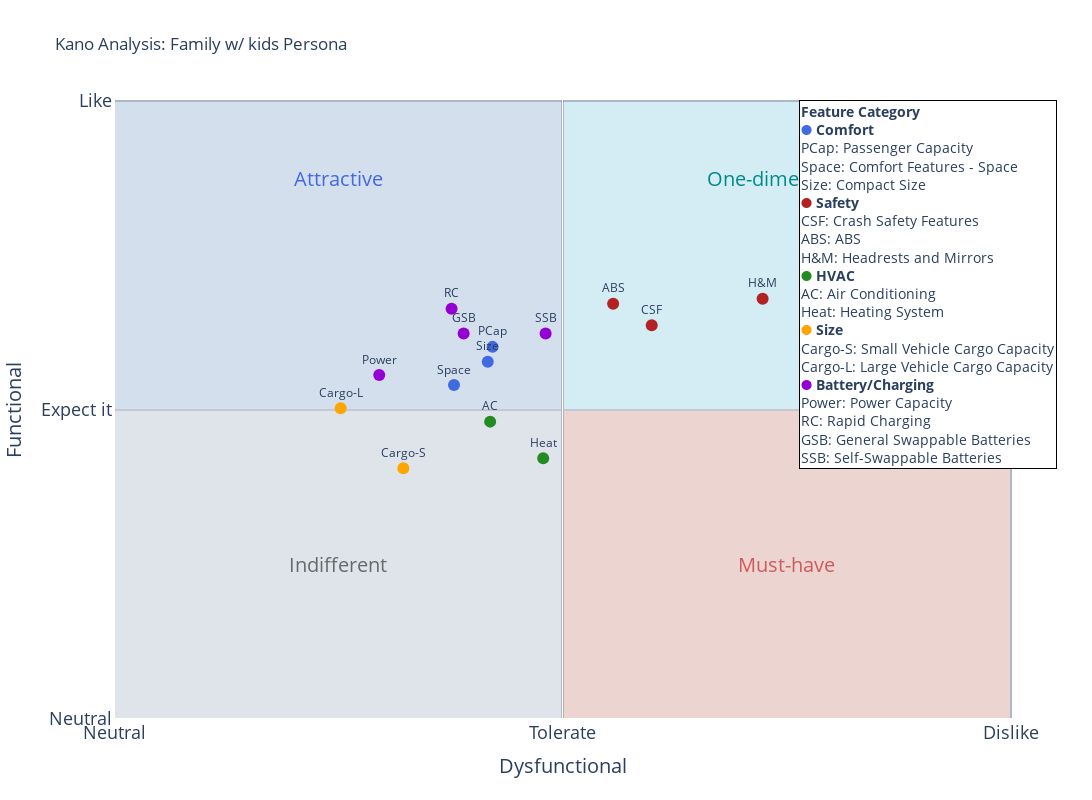

Here is the notebook cell this chart was saved with:
### Markdown cell above
# Kano Analysis

### Code cell
# Step 1: Define the column mapping
kano_column_map = {
    "Passenger Capacity": (
        "40. Passenger Capacity [How do you feel if the LEV can carry more than 2 passengers?]",
        "40. Passenger Capacity [How do you feel if the LEV can not carry more than 2 passengers?]"
    ),
    "Comfort Features - Space": (
        "44. Comfort Features - Space [How do you feel if the LEV has extra legroom / headspace in the vehicle?]",
        "44. Comfort Features - Space [How do you feel if the LEV does not have extra legroom / headspace in the vehicle?]"
    ),
    "Air Conditioning": (
        "32. Air Conditioning [How do you feel if the LEV has air conditioning?]",
        "32. Air Conditioning [How do you feel if the LEV does not have air conditioning?]"
    ),
    "General Swappable Batteries": (
        "48. Swappable Batteries for Charging [How do you feel if the LEV has swappable batteries for charging?]",
        "48. Swappable Batteries for Charging [How do you feel if the LEV does not have swappable batteries for charging?]"
    ),
    "Self-Swappable Batteries": (
        "49. Swappable Batteries – Ability to self-swap [How would you feel if the swappable batteries were of a weight and placement in the vehicle which allowed the user to change these on their own?]",
        "49. Swappable Batteries – Ability to self-swap [How would you feel if the swappable batteries were not of a weight and placement in the vehicle which allowed the user to change these on their own?]"
    ),
    "Power Capacity": (
        "50. Power Capacity [How would you feel if the vehicle was capable of having backup (extra) batteries?]",
        "50. Power Capacity [How would you feel if the vehicle was not capable of having backup (extra) batteries?]"
    ),
    "Heating System": (
        "31. Additional Heating [How do you feel if the LEV has an additional heating system (beyond the defogging/de-icing required by law which provides some heating)?]",
        "31. Additional Heating [How do you feel if the LEV does not have an additional heating system?]"
    ),
    "Small Vehicle Cargo Capacity": (
        "33. Cargo Capacity - smaller vehicle (2-person) [How do you feel if the LEV has a higher cargo / weight capacity (including driver, passengers, cargo >200kg total)?]",
        "33. Cargo Capacity - smaller vehicle (2-person) [How do you feel if the LEV has limited cargo / weight capacity (<200kg total)?]"
    ),
    "Large Vehicle Cargo Capacity": (
        "34. Cargo Capacity – larger vehicle (4-person) [How do you feel if the LEV has a higher cargo / weight capacity (including, driver, passengers, cargo >450kg total)?]",
        "34. Cargo Capacity – larger vehicle (4-person) [How do you feel if the LEV has limited cargo capacity (<450kg total)?]"
    ),
    "ABS": (
        "36. Anti-Lock Braking Systems (ABS) [How do you feel if the LEV includes Anti-Lock Braking Systems (ABS)?]",
        "36. Anti-Lock Braking Systems (ABS) [How do you feel if the LEV does not include ABS? ]"
    ),
    "Crash Safety Features": (
        "39. Crash Safety Features [How do you feel if the LEV includes safety features in relation to crash safety such as airbags, crumple zones (structural features- to absorb impact in a collision), a collapsable steering column (mechanical feature designed to prevent the steering column from penetrating the interior of the car or the driver in the case of a collision)?]",
        "39. Crash Safety Features [How do you feel if the LEV does not include safety features in relation to crash safety such as airbags, crumple zones, a collapsable steering column?]"
    ),
    "Compact Size": (
        "46. Compact Size [How do you feel if the LEV has a compact size (<2 meters length) and is able to park crosswise?]",
        "46. Compact Size [How do you feel if the LEV is not this compact?]"
    ),
    "Rapid Charging": (
        "51. Rapid Charging [How do you feel if the LEV supports rapid charging -~45 minutes (normal charging time 3.5 hours)?]",
        "51. Rapid Charging [How do you feel if the LEV does not support rapid charging?]"
    ),
    "Headrests and Mirrors": (
        "38. Headrests and Mirrors [How do you feel if the LEV includes headrests and side/rear-view mirrors?]",
        "38. Headrests and Mirrors [How do you feel if the LEV does not include headrests and side/rear-view mirrors?]"
    )
}

# Step 2: Prepare and score
df_kano = prepare_kano_data(df)
df_kano_scored = apply_kano_scoring_explicit(df_kano, kano_column_map)

# Step 3: Calculate averages
selected_features = list(kano_column_map.keys())
df_averages = calculate_kano_averages(df_kano_scored, selected_features)

# Step 4: Plot results
fig = plot_kano_results_new(df_averages, plot_title=f"Kano Analysis: {df.name}")
fig.show()

### Figure 1 — Plotly figure (JSON) as saved in the notebook; plotly's stock layout.template omitted (floating-point values rounded to 4 significant figures)
{"data": [{"marker": {"color": "royalblue", "size": 12}, "mode": "markers+text", "name": "Comfort", "showlegend": false, "text": ["PCap", "Space", "Size"], "textposition": "top center", "type": "scatter", "x": [1.688, 1.516, 1.667], "y": [2.409, 2.161, 2.312]}, {"marker": {"color": "firebrick", "size": 12}, "mode": "markers+text", "name": "Safety", "showlegend": false, "text": ["ABS", "CSF", "H&M"], "textposition": "top center", "type": "scatter", "x": [2.226, 2.398, 2.892], "y": [2.688, 2.548, 2.72]}, {"marker": {"color": "forestgreen", "size": 12}, "mode": "markers+text", "name": "HVAC", "showlegend": false, "text": ["AC", "Heat"], "textposition": "top center", "type": "scatter", "x": [1.677, 1.914], "y": [1.925, 1.688]}, {"marker": {"color": "orange", "size": 12}, "mode": "markers+text", "name": "Size", "showlegend": false, "text": ["Cargo-S", "Cargo-L"], "textposition": "top center", "type": "scatter", "x": [1.29, 1.011], "y": [1.624, 2.011]}, {"marker": {"color": "darkviolet", "size": 12}, "mode": "markers+text", "name": "Battery/Charging", "showlegend": false, "text": ["GSB", "SSB", "Power", "RC"], "textposition": "top center", "type": "scatter", "x": [1.559, 1.925, 1.183, 1.505], "y": [2.495, 2.495, 2.226, 2.656]}], "layout": {"annotations": [{"font": {"color": "DarkCyan", "size": 20}, "showarrow": false, "text": "One-dimensional", "x": 3, "y": 3.5}, {"font": {"color": "IndianRed", "size": 20}, "showarrow": false, "text": "Must-have", "x": 3, "y": 1}, {"font": {"color": "RoyalBlue", "size": 20}, "showarrow": false, "text": "Attractive", "x": 1, "y": 3.5}, {"font": {"color": "DimGray", "size": 20}, "showarrow": false, "text": "Indifferent", "x": 1, "y": 1}, {"align": "left", "bgcolor": "white", "bordercolor": "black", "borderwidth": 1, "font": {"size": 14}, "showarrow": false, "text": "<b>Feature Category</b><br><span style='color:royalblue'>●</span> <b>Comfort</b><br>PCap: Passenger Capacity<br>Space: Comfort Features - Space<br>Size: Compact Size<br><span style='color:firebrick'>●</span> <b>Safety</b><br>CSF: Crash Safety Features<br>ABS: ABS<br>H&M: Headrests and Mirrors<br><span style='color:forestgreen'>●</span> <b>HVAC</b><br>AC: Air Conditioning<br>Heat: Heating System<br><span style='color:orange'>●</span> <b>Size</b><br>Cargo-S: Small Vehicle Cargo Capacity<br>Cargo-L: Large Vehicle Cargo Capacity<br><span style='color:darkviolet'>●</span> <b>Battery/Charging</b><br>Power: Power Capacity<br>RC: Rapid Charging<br>GSB: General Swappable Batteries<br>SSB: Self-Swappable Batteries<br>", "x": 1.05, "xref": "paper", "y": 1, "yref": "paper"}], "height": 800, "shapes": [{"fillcolor": "PaleTurquoise", "layer": "below", "opacity": 0.3, "type": "rect", "x0": 2, "x1": 4, "y0": 2, "y1": 4}, {"fillcolor": "LightSalmon", "layer": "below", "opacity": 0.3, "type": "rect", "x0": 2, "x1": 4, "y0": 0, "y1": 2}, {"fillcolor": "LightSteelBlue", "layer": "below", "opacity": 0.3, "type": "rect", "x0": 0, "x1": 2, "y0": 2, "y1": 4}, {"fillcolor": "LightGray", "layer": "below", "opacity": 0.3, "type": "rect", "x0": 0, "x1": 2, "y0": 0, "y1": 2}], "title": {"text": "Kano Analysis: Family w/ kids Persona"}, "width": 1400, "xaxis": {"tickfont": {"size": 18}, "ticktext": ["Like", "Must-be", "Neutral", "Tolerate", "Dislike"], "tickvals": [-2, -1, 0, 2, 4], "title": {"font": {"size": 20}, "text": "Dysfunctional"}}, "yaxis": {"tickfont": {"size": 18}, "ticktext": ["Dislike", "Tolerate", "Neutral", "Expect it", "Like"], "tickvals": [-2, -1, 0, 2, 4], "title": {"font": {"size": 20}, "text": "Functional"}}}}
